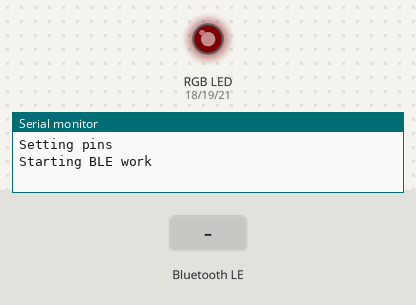
This sketch was run on a simulated ESP32. Shown: an RGB LED mixed from three pins (HIGH = lit), the last lines printed to the serial monitor. The test bench sets the inputs (shaded band). Dim RGB values are drawn brighter than linear; random numbers use the default seed unless the sketch sets one; nothing arrives over Bluetooth unless stated; a phone connects over Bluetooth LE 3 s after start.

Above: at 1.2 s.
1.3 s: Bluetooth LE write "1" received
At 1.65 s:
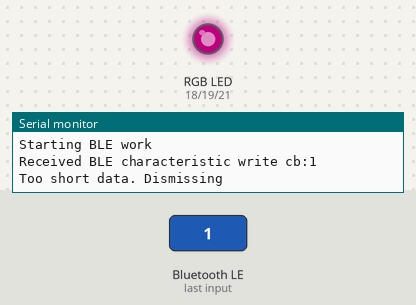
Timing chart, 0 to 13.3 s (numbered marks = the images above; inputs shaded):
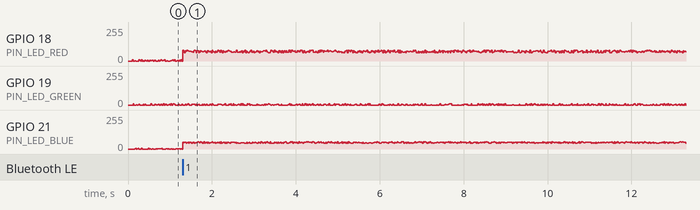

The sketch:

GingerbreadChip.ino
```cpp
/*
 Name:		GingerbreadChip.ino
 Created:	12/17/2019 9:13:01 PM
 Author:	Juhani Lammassaari
*/

#include <Arduino.h>
#include "src/Ble.h"
#include "src/LedConfig.h"

#define LED_FREQUENCY (5000)
#define LED_RESOLUTION (8)

Ble ble;
unsigned char previousRed = 0;
unsigned char previousGreen = 0;
unsigned char previousBlue = 0;

// the setup function runs once when you press reset or power the board
void setup() {
    Serial.begin(115200);

    Serial.println("Setting pins");

    ledcSetup(LED_CHANNEL_RED, LED_FREQUENCY, LED_RESOLUTION);
    ledcSetup(LED_CHANNEL_GREEN, LED_FREQUENCY, LED_RESOLUTION);
    ledcSetup(LED_CHANNEL_BLUE, LED_FREQUENCY, LED_RESOLUTION);

    ledcAttachPin(PIN_LED_RED, LED_CHANNEL_RED);
    ledcAttachPin(PIN_LED_GREEN, LED_CHANNEL_GREEN);
    ledcAttachPin(PIN_LED_BLUE, LED_CHANNEL_BLUE);

    //pinMode(pinLedRed, OUTPUT);
    //pinMode(pinLedGreen, OUTPUT);
    //pinMode(pinLedBlue, OUTPUT);

    Serial.println("Starting BLE work");
    ble.Setup();
}

// the loop function runs over and over again until power down or reset
void loop()
{
    BleCharacteristicsLed* ledCharacteristic = ble.getLedCharacteristic();
    unsigned char red, green, blue;

    ledCharacteristic->GetColorWithVariation(red, green, blue);

    if (previousRed == red && previousGreen == green && previousBlue == blue)
    {
        delay(100);
        return;
    }

    ledcWrite(LED_CHANNEL_RED, red);
    ledcWrite(LED_CHANNEL_GREEN, green);
    ledcWrite(LED_CHANNEL_BLUE, blue);

    previousRed = red;
    previousGreen = green;
    previousBlue = blue;
    delay(20);
}
```

Ble.cpp
```cpp
#include "Ble.h"
#include "BleServerCb.h"

constexpr auto SERVICE_UUID = ("017353b6-9303-4d9a-b4a2-470971bfe049");
constexpr auto CHARACTERISTIC_UUID = ("71fcc424-f36d-44c3-a8cc-8d94d2bb6fcb");
constexpr auto CHARACTERISTIC_DEFAULT_VALUE = ("");
Ble::Ble()
{
}

Ble::~Ble()
{
}

void Ble::Setup()
{
    BLEDevice::init("Gingerbread house");
    this->pServer = BLEDevice::createServer();
    this->pService = pServer->createService(SERVICE_UUID);
    BLECharacteristic* pCharacteristic = pService->createCharacteristic(
        CHARACTERISTIC_UUID,
        BLECharacteristic::PROPERTY_READ | BLECharacteristic::PROPERTY_WRITE);

    pCharacteristic->setValue(CHARACTERISTIC_DEFAULT_VALUE);

    this->pService->start();

    this->pAdvertising = BLEDevice::getAdvertising();
    this->pAdvertising->addServiceUUID(SERVICE_UUID);
    this->pAdvertising->setScanResponse(true);
    this->pAdvertising->setMinPreferred(0x06);  // functions that help with iPhone connections issue
    this->pAdvertising->setMinPreferred(0x12);

    pServer->setCallbacks(new BleServerCb());

    this->pLedCharacteristic = new BleCharacteristicsLed(pCharacteristic);


    BLEDevice::startAdvertising();
}

BleCharacteristicsLed* Ble::getLedCharacteristic()
{
    return this->pLedCharacteristic;
}
```

Ble.h
```cpp
#pragma once

#include <BLEDevice.h>
#include <BLEUtils.h>
#include <BLEServer.h>
#include "BleCharacteristicsLed.h"

class Ble {
public:
	Ble();
	virtual ~Ble();
	void Setup();
	BleCharacteristicsLed* getLedCharacteristic();
private:
	BLEServer* pServer;
	BLEService* pService;
	BleCharacteristicsLed* pLedCharacteristic;
	BLEAdvertising* pAdvertising;
};
```

BleCharacteristicsLed.cpp
```cpp
#include <HardwareSerial.h>
#include "BleCharacteristicsLed.h"
#include "ByteManipulation.h"

BleCharacteristicsLed::BleCharacteristicsLed(BLECharacteristic* characteristicWrapped)
	:
	characteristic(characteristicWrapped)
{
	this->characteristic->setCallbacks(this);
	this->variation.Set(20, 20, 10);
}

BleCharacteristicsLed::~BleCharacteristicsLed()
{
	this->characteristic->setCallbacks(NULL);
}

void BleCharacteristicsLed::onWrite(BLECharacteristic* pCharacteristic)
{
	std::string rxValue = pCharacteristic->getValue();

	Serial.print("Received BLE characteristic write cb:");
	for (int i = 0; i < rxValue.length(); ++i)
	{
		Serial.print(rxValue[i]);
	}
	Serial.print("\n");

	if (rxValue.length() < 3)
	{
		Serial.print("Too short data. Dismissing\n");
	}

	this->color.Set(rxValue[2], rxValue[1], rxValue[0]); // in reversed order (BGR)
}

void BleCharacteristicsLed::GetColor(unsigned char& red, unsigned char& green, unsigned char& blue)
{
	this->color.Get(red, green, blue);
}

void BleCharacteristicsLed::GetColorWithVariation(unsigned char& red, unsigned char& green, unsigned char& blue)
{
	int valueRed = this->color.GetRed();
	int valueGreen = this->color.GetGreen();
	int valueBlue = this->color.GetBlue();

	unsigned char variationRed = this->variation.GetRed();
	unsigned char variationGreen = this->variation.GetGreen();
	unsigned char variationBlue = this->variation.GetBlue();

	valueRed += (this->GetRandom() % variationRed) - (variationRed / 2);
	valueGreen += (this->GetRandom() % variationGreen) - (variationGreen / 2);
	valueBlue += (this->GetRandom() % variationBlue) - (variationBlue / 2);

	red = ByteManipulation::TruncateToByte(valueRed);
	green = ByteManipulation::TruncateToByte(valueGreen);
	blue = ByteManipulation::TruncateToByte(valueBlue);
}

inline uint32_t BleCharacteristicsLed::GetRandom()
{
	return esp_random();
}
```

BleCharacteristicsLed.h
```cpp
#pragma once

#include <BLECharacteristic.h>
#include "Color.h"

class BleCharacteristicsLed : public BLECharacteristicCallbacks
{
public:
	BleCharacteristicsLed(BLECharacteristic * characteristicWrapped);
	virtual ~BleCharacteristicsLed();
	virtual void GetColor(unsigned char &red, unsigned char& green, unsigned char& blue);
	virtual void GetColorWithVariation(unsigned char& red, unsigned char& green, unsigned char& blue);

protected:
	virtual void onWrite(BLECharacteristic* pCharacteristic);
	virtual uint32_t GetRandom();


private:
	BLECharacteristic* characteristic;
	Color color;
	Color variation;
};
```

BleServerCb.cpp
```cpp
#include <HardwareSerial.h>
#include "BleServerCb.h"

BleServerCb::BleServerCb()
{
}

BleServerCb::~BleServerCb()
{
}

void BleServerCb::onConnect(BLEServer* pServer)
{
    Serial.print("Client connect");
    ++clientsConnected;
}

void BleServerCb::onDisconnect(BLEServer* pServer)
{
    Serial.print("Client disconnect");
    --clientsConnected;
}
```

BleServerCb.h
```cpp
#pragma once

#include <BLEServer.h>

class BleServerCb : public BLEServerCallbacks
{
public:
    BleServerCb();
    virtual ~BleServerCb();
    void onConnect(BLEServer* pServer);
    void onDisconnect(BLEServer* pServer);
private:
    unsigned int clientsConnected;
};
```

ByteManipulation.cpp
```cpp
#include "ByteManipulation.h"

unsigned char ByteManipulation::TruncateToByte(unsigned int value)
{
	return (value < 255u) ? static_cast<unsigned char>(value) : 255u;
}

unsigned char ByteManipulation::TruncateToByte(int value)
{
	return (value < 0)
		? 0
		: (value > 255) ? 255 : static_cast<unsigned char>(value);
}
```

ByteManipulation.h
```cpp
#pragma once

class ByteManipulation
{
public:
	static unsigned char TruncateToByte(int value);
	static unsigned char TruncateToByte(unsigned int value);
};
```

Color.cpp
```cpp
#include "Color.h"

/**
* Constructor.
* Initialize a color instance with black (all zeroes) color.
*/
Color::Color()
	:
	red(0u),
	green(0u),
	blue(0u)
{
}

/**
* Destructor.
*/
Color::~Color()
{
}

void Color::Set(const unsigned char red, const unsigned char green, const unsigned char blue)
{
	this->SetRed(red);
	this->SetGreen(green);
	this->SetBlue(blue);
}

void Color::Get(unsigned char& red, unsigned char& green, unsigned char& blue)
{
	red = this->GetRed();
	green = this->GetGreen();
	blue = this->GetBlue();
}

inline void Color::SetRed(const unsigned char red)
{
	this->red = red;
}

inline void Color::SetGreen(const unsigned char green)
{
	this->green = green;
}


inline void Color::SetBlue(const unsigned char blue)
{
	this->blue = blue;
}


inline unsigned char Color::GetRed()
{
	return this->red;
}

inline unsigned char Color::GetGreen()
{
	return this->green;
}

inline unsigned char Color::GetBlue()
{
	return this->blue;
}
```

Color.h
```cpp
#pragma once

class Color
{
public:
	Color();
	virtual ~Color();
	virtual void Set(const unsigned char red, const unsigned char green, const unsigned char blue);
	virtual void Get(unsigned char& red, unsigned char& green, unsigned char& blue);
	virtual void SetRed(const unsigned char red);
	virtual void SetGreen(const unsigned char green);
	virtual void SetBlue(const unsigned char blue);
	virtual unsigned char GetRed();
	virtual unsigned char GetGreen();
	virtual unsigned char GetBlue();

private:
	unsigned char red;
	unsigned char green;
	unsigned char blue;
};
```

LedConfig.h
```cpp
#pragma once

#define PIN_LED_RED (18)
#define PIN_LED_GREEN (19)
#define PIN_LED_BLUE (21)

#define LED_CHANNEL_RED (0)
#define LED_CHANNEL_GREEN (1)
#define LED_CHANNEL_BLUE (2)
```
